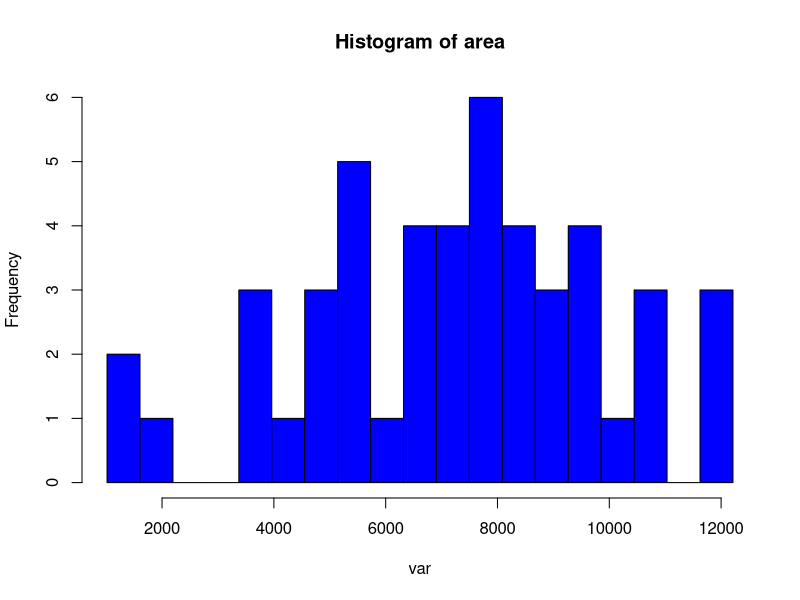

Write the R code that produced this figure.
## ---- chunk 1
c("rock", "pressure", "cars", "mtcars", "iris")
## ---- chunk 2
head(rock)
## ---- chunk 3
var <- rock$area
hist(var, breaks = seq(min(var), max(var), length.out = 20), 
                 main ="Histogram of area", col = "blue")
